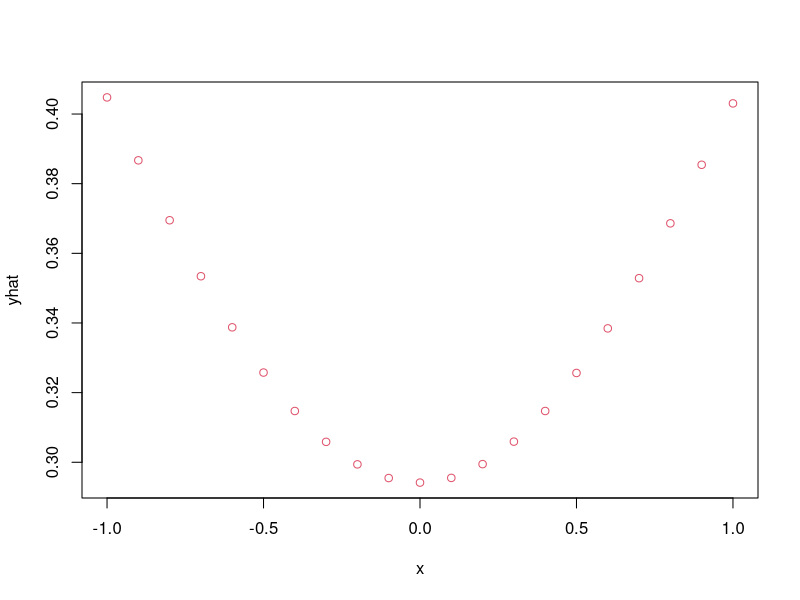
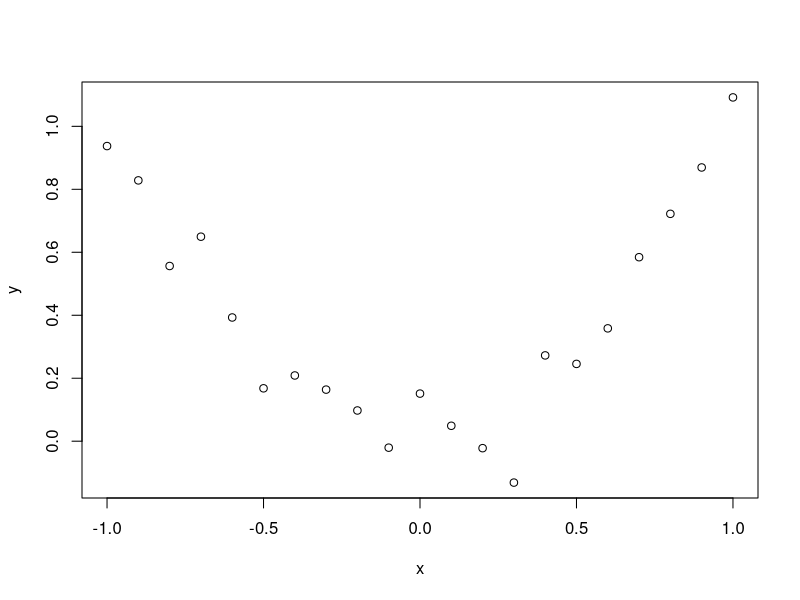
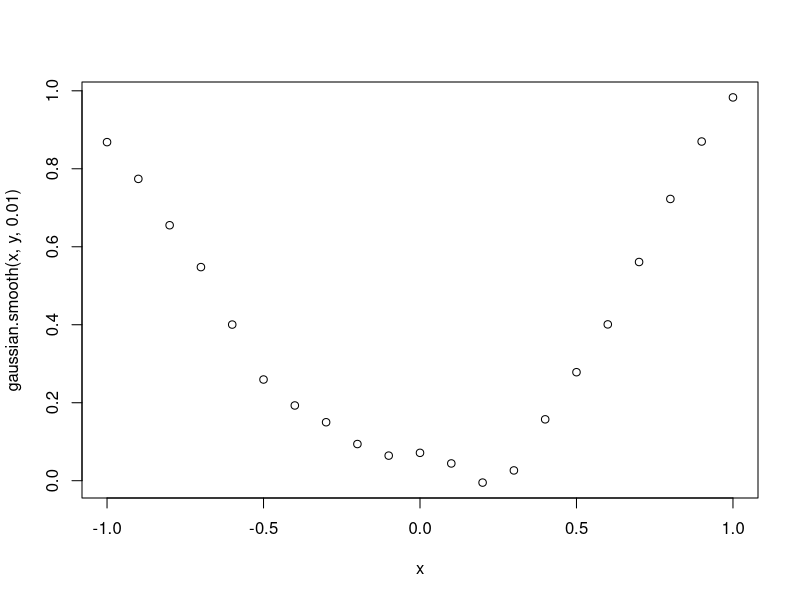
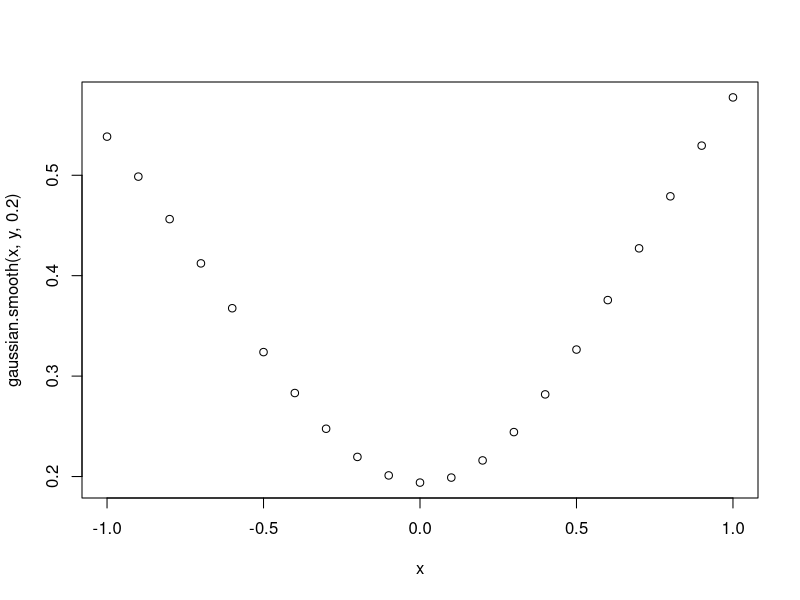

The R script that drew these images, in order:
#--------------------- Updated Version --------------------------

kern = function(x) exp(-x^2/2) # gaussion kernel

kernsmooth = function(x,y,band){
  kij <- outer(x, x, function(x,y) kern((x-y)/(band*0.3706506))) 
  s <- kij/rowSums(kij)
  return(s %*% y)    
}

               
# Example               
x <- seq(-1,1,0.1)
y <- x^2 + rnorm(length(x), 0, 0.1)                             
yhat = kernsmooth(x,y,2)      
plot(x,yhat, col=2)             
               
#--Relationship between the ksmooth and finite difference--- 
#   2T = sigma^2  where T = dt*Nt and sigma = band*0.3706506    

#--------------------- Old Version --------------------------

#the function gauss.kernel takes two value: a vector y and an index i

gauss.kernel = function(x, y,ind,b){
  k = exp(-((x[ind] - x)^2)/(2*b))
  yhat = sum(k*y)/sum(k)
  return(yhat)
}

gaussian.smooth = function(x,y,b){
  yhat = vector(length = length(y))
  for(i in 1:length(y)){
    yhat[i] = gauss.kernel(x,y,i,b)
  }
  return(yhat)
}
          
#example
set.seed(1)
x <- seq(-1,1,0.1)
y <- x^2 + rnorm(length(x), 0, 0.1)
plot(x,y)
plot(x, gaussian.smooth(x,y,0.01))
plot(x, gaussian.smooth(x,y,0.2))
